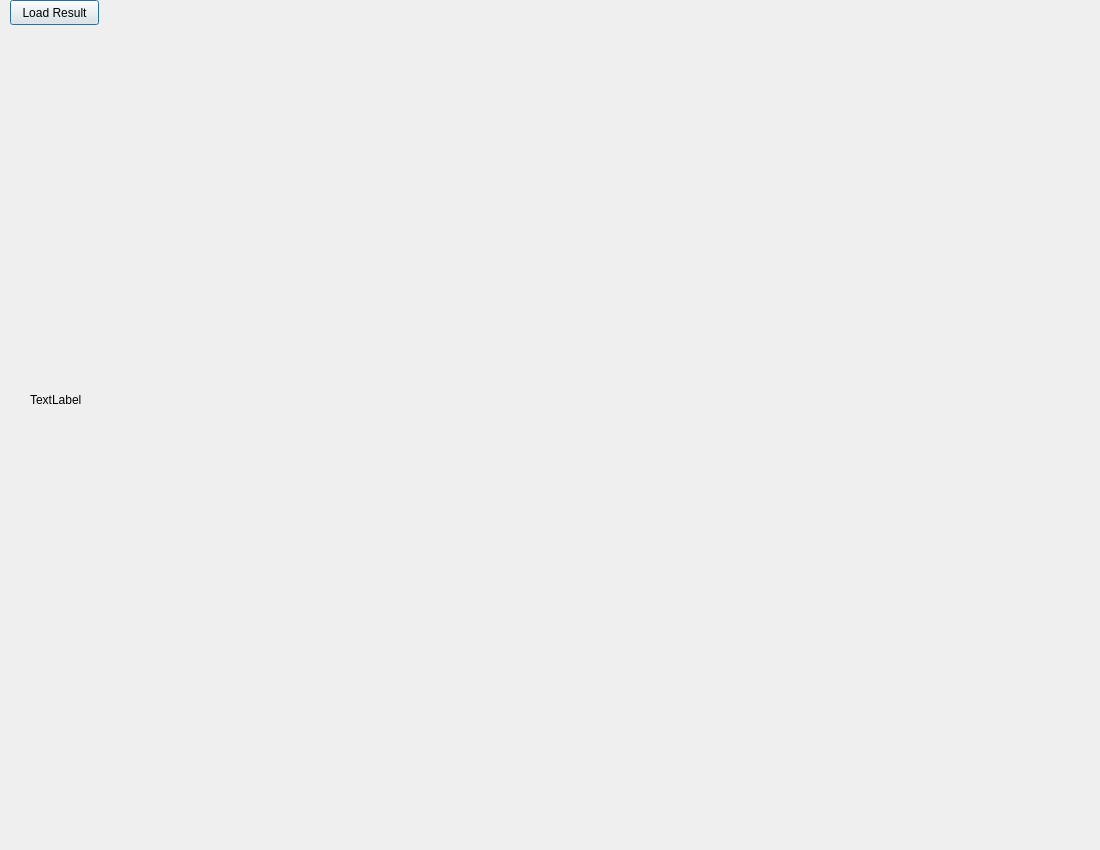
<?xml version="1.0" encoding="UTF-8"?>
<ui version="4.0">
 <class>showDialog</class>
 <widget class="QDialog" name="showDialog">
  <property name="geometry">
   <rect>
    <x>0</x>
    <y>0</y>
    <width>1100</width>
    <height>850</height>
   </rect>
  </property>
  <property name="minimumSize">
   <size>
    <width>1100</width>
    <height>850</height>
   </size>
  </property>
  <property name="windowTitle">
   <string>Dialog</string>
  </property>
  <widget class="QLabel" name="label">
   <property name="geometry">
    <rect>
     <x>30</x>
     <y>50</y>
     <width>1000</width>
     <height>700</height>
    </rect>
   </property>
   <property name="sizePolicy">
    <sizepolicy hsizetype="Fixed" vsizetype="Fixed">
     <horstretch>0</horstretch>
     <verstretch>0</verstretch>
    </sizepolicy>
   </property>
   <property name="minimumSize">
    <size>
     <width>1000</width>
     <height>700</height>
    </size>
   </property>
   <property name="text">
    <string>TextLabel</string>
   </property>
  </widget>
  <widget class="QPushButton" name="showButton">
   <property name="geometry">
    <rect>
     <x>10</x>
     <y>0</y>
     <width>89</width>
     <height>25</height>
    </rect>
   </property>
   <property name="text">
    <string>Load Result</string>
   </property>
  </widget>
 </widget>
 <resources/>
 <connections/>
</ui>
